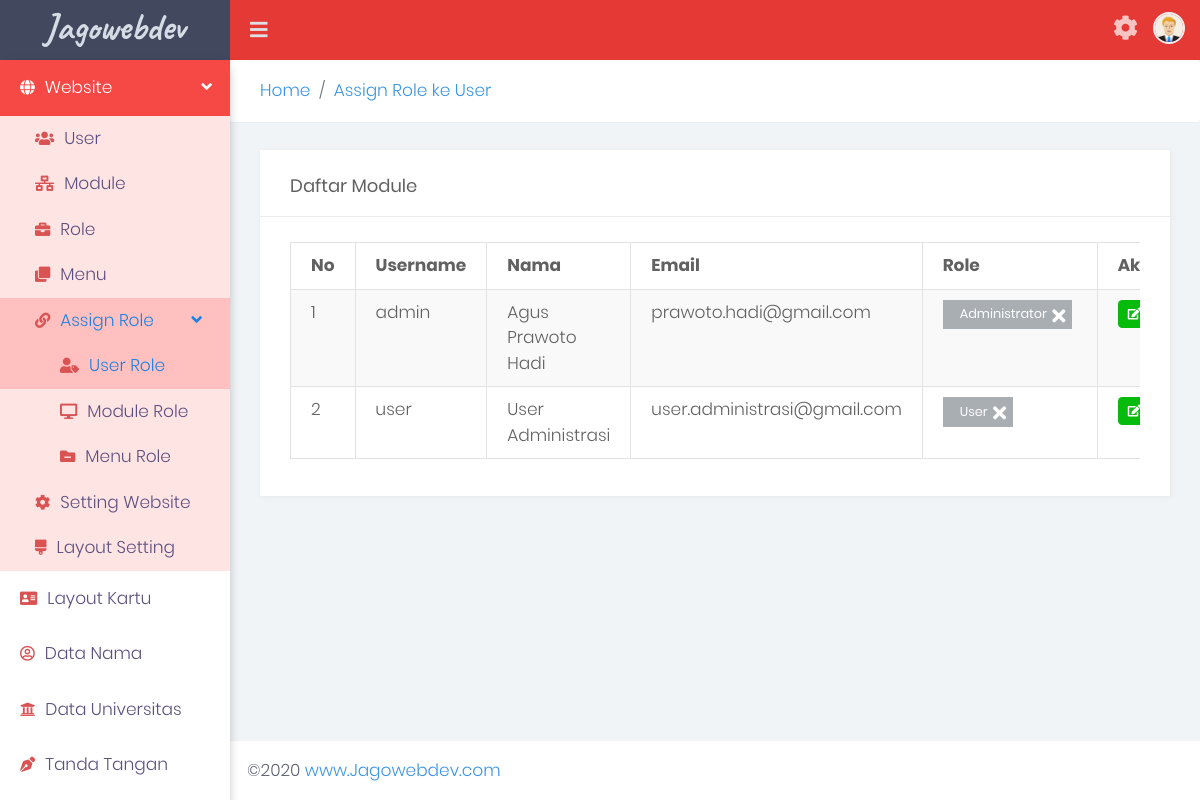
The page /user-role (signed in) on the database its author committed.
### tables this page shows
CREATE TABLE `menu` (
  `id_menu` smallint(5) UNSIGNED NOT NULL,
  `nama_menu` varchar(50) NOT NULL,
  `class` varchar(50) DEFAULT NULL,
  `url` varchar(50) DEFAULT NULL,
  `id_module` smallint(5) UNSIGNED DEFAULT NULL,
  `id_parent` smallint(5) UNSIGNED DEFAULT NULL,
  `aktif` tinyint(1) NOT NULL DEFAULT 1,
  `new` tinyint(1) NOT NULL DEFAULT 0,
  `urut` tinyint(1) NOT NULL DEFAULT 0
);

CREATE TABLE `menu_role` (
  `id` smallint(5) UNSIGNED NOT NULL,
  `id_menu` smallint(5) UNSIGNED NOT NULL,
  `id_role` smallint(5) UNSIGNED NOT NULL
);

CREATE TABLE `user` (
  `id_user` int(10) UNSIGNED NOT NULL DEFAULT 0,
  `email` varchar(255) NOT NULL,
  `username` varchar(255) NOT NULL,
  `nama` varchar(255) NOT NULL,
  `password` varchar(255) NOT NULL,
  `verified` tinyint(4) NOT NULL,
  `aktif` tinyint(1) UNSIGNED NOT NULL DEFAULT 1,
  `created` datetime NOT NULL,
  `id_role` smallint(6) UNSIGNED NOT NULL DEFAULT 0,
  `avatar` varchar(255) NOT NULL DEFAULT '0'
);

CREATE TABLE `role` (
  `id_role` smallint(5) UNSIGNED NOT NULL,
  `nama_role` varchar(50) NOT NULL,
  `judul_role` varchar(50) NOT NULL,
  `keterangan` varchar(50) NOT NULL,
  `id_module` smallint(5) UNSIGNED NOT NULL DEFAULT 0
);

### modules/user-role/user-role.php (called while the page is built, shortened)
<?php
include ('functions.php');
$sql = 'SELECT * FROM role';
$db->query($sql);
while($row = $db->fetch()) {
	$data['role'][$row['id_role']] = $row;
}
$data['user_role'] = [];
$sql = 'SELECT * FROM user_role';
$db->query($sql);
while($row = $db->fetch()) {
	$data['user_role'][$row['id_user']][] = $row['id_role'];
}
switch ($_GET['action'])
{
	case 'index':
		$sql = 'SELECT * FROM user ';
		$data['users'] = $db->query($sql)->result();
		load_view('views/data.php', $data);
}

### index.php (called while the page is built, shortened)
<?php
include 'config/config.php';
include 'config/database.php';
include 'includes/functions.php';
include 'system/functions.php';
$app_auth = new Auth();
$db = new Database();
$is_loggedin = $app_auth->isLoggedIn();
$default_module = $config['default_module'];
if ($is_loggedin) {
	$query = $db->query('SELECT nama_module
					FROM role
					LEFT JOIN module USING(id_module)
					WHERE id_role = ? '
					, $_SESSION['user']['id_role']
				)->row();
	$default_module = $query['nama_module'];
}
$nama_module = !empty($_GET['module']) ? $_GET['module'] : $default_module;
$app_module = $db->query('SELECT * FROM module WHERE nama_module = ? ', $nama_module)->row();
if ($app_module) {
	$module_file = 'modules/' . $app_module['nama_module'] . '/' . $app_module['nama_module'] . '.php';
	if (file_exists($module_file))
	{
		include( $module_file );
	} else {
		$content = 'File module tidak ditemukan...';
		exit_error($content);
	}
} else {
	exit_error('Module <strong>' . $nama_module . '</strong> tidak terdaftar di database');
}

### libraries/database/pdo.php (called while the page is built, shortened)
<?php
class Database
{
	private $pdo;
	private $stmt;
	private function connect()
	{
		global $database;
		if ($database['driver'] == 'PDO')
		{
			try {
				$this->pdo = new PDO('mysql:host=localhost;dbname=' . $database['database'], $database['username'], $database['password']);
				$this->pdo->setAttribute(PDO::ATTR_ERRMODE, PDO::ERRMODE_EXCEPTION);
			} catch (PDOException $e) {
				include ('dbException.php');
				throw new dbException ($e, '<strong>Koneksi Error</strong> : Tidak dapat terhubung dengan server MySQL');
			}
		}
		return $this;
	}
	public function query($sql, $data = null)
	{
		if ($data && !is_array($data)) {
			$data = [$data];
		}
		try {
			$this->stmt = $this->pdo->prepare($sql);
				$exec = $this->stmt->execute($data);
		} catch (PDOException $e) {
			$this->trans_message = $e->getMessage();
			include ('dbException.php');
			throw new dbException ($e, '<strong>SQL Query</strong> :' . $sql);
			$this->trans_status = false;
		}
		return $this;
	}
	public function result($type = 'assoc') {
		switch ($type) {
			case 'assoc':
				$fetch_type = PDO::FETCH_ASSOC;
				break;
		}
		return $this->stmt->fetchAll($fetch_type);
	}
}

### config/database.php (called while the page is built)
<?php
$database = [
	'host' => 'localhost'
	, 'username' => 'root'
	, 'password' => ''
	, 'database' => 'idcard'
	, 'driver' => 'PDO'
];

### config/config.php (called while the page is built)
<?php
$config = [
	'base_url' => 'http://localhost/idcard/'
	, 'images_url' => 'http://localhost/idcard/assets/images/'
	, 'theme' => 'modern'
	, 'default_module' => 'user'
	, 'user_images_path' => 'assets/images/user/'
	, 'kartu_path' => 'assets/images/kartu/'
	, 'images_path' => 'assets/images/'
	, 'foto_path' => 'assets/images/foto/'
];

### includes/functions.php (the view, shortened to what this page needs)
<?php
function breadcrumb($data)
{
	echo '<nav aria-label="breadcrumb">
  <ol class="breadcrumb">';
	foreach ($data as $title => $url) {
		if ($url) {
			echo '<li class="breadcrumb-item"><a href="'.$url.'">'.$title.'</a></li>';
		} else {
			echo '<li class="breadcrumb-item active" aria-current="page">'.$title.'</li>';
		}
	}
	echo '
  </ol>
</nav>';
}
function module_url($action = false) {
	global $config;
	$url = $config['base_url'];
	if (empty($_GET['module'])) {
		$module = $config['default_module'];
	} else {
		$module = $_GET['module'];
	}
	$url .= $module;
	return $url;
}
function get_menu_db ($aktif = 'all', $show_all = false)
{
	global $db;
	global $app_module;
	$result = [];
	$nama_module = $app_module['nama_module'];
	$where_aktif = '';
	if ($aktif != 'all') {
		$where_aktif = ' AND aktif = '.$aktif;
	}
	$role = '';
	if (!$show_all) {
		$role = ' AND id_role = ' . $_SESSION['user']['id_role'];
	}
	$sql = 'SELECT * FROM menu
				LEFT JOIN menu_role USING (id_menu)
				LEFT JOIN module USING (id_module)
			WHERE 1 = 1 ' . $role
				. $where_aktif.'
			ORDER BY urut';
	$db->query($sql);
	$current_id = '';
	while ($row = $db->fetch())
	{
		$result[$row['id_menu']] = $row;
		$result[$row['id_menu']]['highlight'] = 0;
		$result[$row['id_menu']]['depth'] = 0;
		if ($nama_module == $row['nama_module']) {
			$current_id = $row['id_menu'];
			$result[$row['id_menu']]['highlight'] = 1;
		}
	}
	if ($current_id) {
		menu_current($result, $current_id);
	}
	return $result;
}
function build_menu( $arr, $submenu = false)
{
	global $app_module;
	$menu = "\n" . '<ul'.$submenu.'>'."\r\n";
	foreach ($arr as $key => $val)
	{
		$new = '';
		if (key_exists('new', $val)) {
			$new = $val['new'] == 1 ? '<span class="menu-baru">NEW</span>' : '';
		}
		$arrow = key_exists('children', $val) ? '<span class="pull-right-container">
								<i class="fa fa-angle-left arrow"></i>
							</span>' : '';
		$has_child = key_exists('children', $val) ? 'has-children' : '';
		if ($has_child) {
			$url = '#';
			$onClick = ' onclick="javascript:void(0)"';
		} else {
			$onClick = '';
			$url = $val['url'];
		}
		$class_li = [];
		if ($app_module['nama_module'] == $val['nama_module']) {
			$class_li[] = 'tree-open';
		}
		if ($val['highlight']) {
			$class_li[] = 'highlight tree-open';
		}
		if ($class_li) {
			$class_li = ' class="' . join($class_li, ' ') . '"';
		} else {
			$class_li = '';
		}
		$class_a = ['depth-' . $val['depth']];
		if ($has_child) {
			$class_a[] = 'has-children';
		}
		$class_a = ' class="' . join($class_a, ' ') . '"';
		$menu_icon = '';
		if ($val['class']) {
			$menu_icon = '<i class="sidebar-menu-icon ' . $val['class'] . '"></i>';
		}
		$menu .= '<li'. $class_li . '>
					<a '.$class_a.' href="'. BASE_URL . $url.'"'.$onClick.'>'.
						$menu_icon.
						$val['nama_menu'] .
						$arrow.
					'</a>'.$new;
		if (key_exists('children', $val))
		{
			$menu .= build_menu($val['children'], ' class="submenu"');
		}
		$menu .= "</li>\n";
	}
	$menu .= "</ul>\n";
	return $menu;
}

### modules/user-role/views/data.php (shortened to what this page needs)
<div class="card">
	<div class="card-header">
		<h5 class="card-title">Daftar Module</h5>
	</div>
	<div class="card-body">
		<?php
		if (!$users) {
			show_message('Data tidak ditemukan', '', false);
		} else {
			?>
			<div class="table-responsive">
			<table class="table table-striped table-bordered table-hover">
			<thead>
			<tr>
				<th>No</th>
				<th>Username</th>
				<th>Nama</th>
				<th>Email</th>
				<th>Role</th>
				<th>Aksi</th>
			</tr>
			</thead>
			<tbody>
			<?php
			$no = 1;
			foreach ($users as $key => $val)
			{
				$list = '';
				if (key_exists($val['id_user'], $user_role)) {
					$roles = $user_role[$val['id_user']];
					foreach ($roles as $role_id)
					{
						$list .= '<span class="badge badge-secondary badge-role px-3 py-2 mr-1 mb-1 pr-4">' . $role[$role_id]['judul_role'] . '<a data-action="remove-role" data-pair-id="'.$val['id_user'].'" data-role-id="'.$role_id.'" href="javascript:void(0)" class="text-danger"><i class="fas fa-times"></i></a></span>';
					}
				}
				echo '<tr>
						<td>' . $no . '</td>
						<td>' . $val['username'] . '</td>
						<td>' . $val['nama'] . '</td>
						<td>' . $val['email'] . '</td>
						<td>' . $list . '</td>
						<td>
							<div class="btn-action-group">
							<a data-pair-id="'.$val['id_user'].'" href="' . module_url() . '?action=edit&id=' . $val['id_user'] .'" class="btn btn-success btn-xs mr-1 role-edit"><i class="fa fa-edit"></i>&nbsp;Edit</a>
							</div>
						</td>
					</tr>';
				$no++;
			}
			?>
			</tbody>
			</table>
			</div>
			<?php
		} ?>
	</div>
</div>

### themes/modern/assets/css/site.css (style rules this page uses)
body { font-family: "open sans", "segoe ui", "open sans", arial; font-family: 'Open Sans', sans-serif; font-weight: 400; font-size: 14px; background: #f7f9fb; margin: 0; color: #616161; display: flex; flex-direction: column; min-height: 100vh; }
h1, h2, h3, h4, h5, h6, ul, ol, p { margin: 0; padding: 0; }
ul { list-style: none; }
.table td { padding: 10px; }
.table.table-bordered td , .table.table-bordered th { border: 1px solid #e2e2e2; }
a { color: #3b95e2; text-decoration: none; transition: all .2s; }
.btn-success { background: #06bb0c; color: #FFFFFF !important; text-decoration: none !important; }
.btn-xs { font-size: 12px; padding: 5px 10px; }
.sidebar nav ul, .sidebar nav li { float: none; }
.sidebar nav li>a { display: block; padding: 15px 20px; color: #aab9c7; margin-right: 0; }
.sidebar nav .submenu { position: relative; top: 0; display: none; }
.sidebar nav li.tree-open > .submenu { display: block; }
.sidebar .depth-1 { padding-left: 35px !important; }
.sidebar .depth-2 { padding-left: 60px !important; }
.sidebar nav li i.arrow { transition: all .3s; }
.sidebar nav li.tree-open > a i.arrow { transform: rotate(-90deg); }
.sidebar nav a > i { margin-right: 10px; font-size: 90%; }
.pull-right-container { float: right; }
.sidebar nav .submenu li { float: none; }
.sidebar nav .submenu a { display: block; margin: 0; padding: 10px 30px 10px 20px; }
.sidebar nav>ul>li.highlight { background: #0d97e8; }
.sidebar .highlight { background: #30374b; }
.card { margin-bottom: 20px; }
.badge-role { border-radius: 0; background: #a9aeb3; font-weight: normal; position:relative; }
.badge-role a { margin-left: 5px; position: absolute; font-size: 1.5em; top: 6px; right: 7px; color: #ffffff !important; }
.table { border-collapse: collapse; }
.table th { border: 1px solid #CCCCCC; padding: 10px 20px; }
.table td { padding: 10px 20px; border: 1px solid #CCCCCC; }
.table-responsive { width:100%; overflow-x:auto; }
.btn-action-group { display: flex; }
.btn-action-group a, .btn-action-group button { display: flex; justify-content: center; align-items: center; margin-bottom: 2px; }

### themes/modern/assets/css/color-schemes/red.css (style rules this page uses)
.sidebar nav>ul>li.highlight, .sidebar nav>ul>li.tree-open>a { background: #f64945; color: #FFFFFF; }
.sidebar nav>ul>li.highlighti i.sidebar-menu-icon, .sidebar nav>ul>li.tree-open>a i.sidebar-menu-icon { color: #FFFFFF; }
.sidebar nav .submenu { background: #ffe4e4; }
.sidebar nav li.highlight>a { color: #1c82e1; }
.sidebar nav li>a i.sidebar-menu-icon { color: #d95353; }
.sidebar nav>ul>li.highlight>a>i.sidebar-menu-icon { color: #FFFFFF; }
.sidebar nav li>a { color: #5c5080; }
.submenu .highlight, .submenu .tree-open { background: #ffc0bf; }

### rows shown on the page
menu: nama_menu "Website"
menu: nama_menu "User"
menu: nama_menu "Module"
menu: nama_menu "Role"
menu: nama_menu "Menu"
menu_role: id_menu.nama_menu "Assign Role"
menu: nama_menu "User Role"
menu: nama_menu "Module Role"
menu: nama_menu "Menu Role"
menu: nama_menu "Setting Website"
menu: nama_menu "Layout Setting"
menu: nama_menu "Layout Kartu"
menu: nama_menu "Data Nama"
menu: nama_menu "Data Universitas"
menu: nama_menu "Tanda Tangan"
user: username "admin", nama "Agus Prawoto Hadi", email "prawoto.hadi@gmail.com", id_user.judul_role "Administrator"
user: username "user", nama "User Administrasi", email "user.administrasi@gmail.com", id_user.judul_role "User"

### other values the page prints
$title "Home"
$title "Assign Role ke User"
